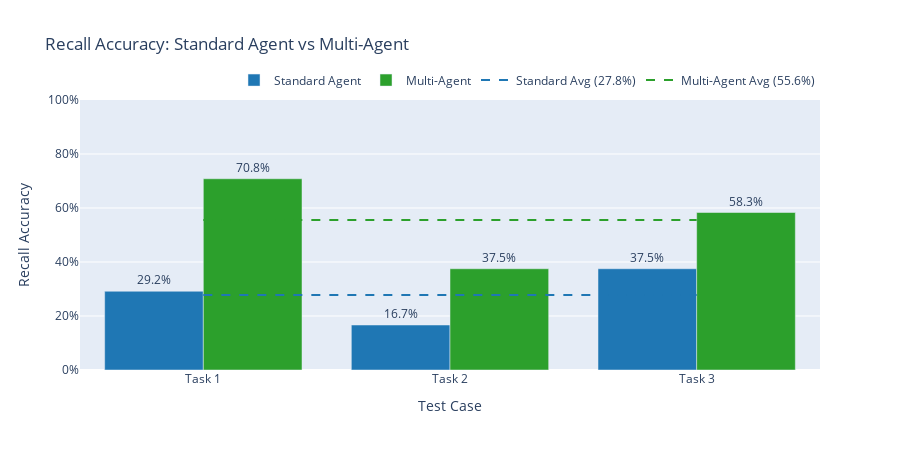

Source (notebook cell):
### Markdown cell above
## Detailed Results Table

### Code cell
# Display full results table
display(Markdown("### All Trial Results"))
display(df[['task', 'trial', 'standard_correct', 'multi_correct', 'total', 'standard_score', 'multi_score']]
        .rename(columns={
            'task': 'Task',
            'trial': 'Trial', 
            'standard_correct': 'Standard Correct',
            'multi_correct': 'Multi Correct',
            'total': 'Total Questions',
            'standard_score': 'Standard Score',
            'multi_score': 'Multi Score'
        }))

# Visualization
import plotly.graph_objects as go

# Calculate averages per task
task_avgs = df.groupby('task').agg({
    'standard_score': 'mean',
    'multi_score': 'mean'
}).reset_index()

tasks = [f"Task {i}" for i in task_avgs['task']]
std_scores = task_avgs['standard_score'].tolist()
multi_scores = task_avgs['multi_score'].tolist()

fig = go.Figure()

fig.add_trace(go.Bar(
    name='Standard Agent',
    x=tasks,
    y=std_scores,
    marker_color='#1f77b4',
    text=[f"{s:.1%}" for s in std_scores],
    textposition='outside'
))

fig.add_trace(go.Bar(
    name='Multi-Agent',
    x=tasks,
    y=multi_scores,
    marker_color='#2ca02c',
    text=[f"{s:.1%}" for s in multi_scores],
    textposition='outside'
))

# Add average lines
std_avg = df['standard_score'].mean()
multi_avg = df['multi_score'].mean()

fig.add_trace(go.Scatter(
    x=tasks,
    y=[std_avg] * len(tasks),
    mode='lines',
    name=f'Standard Avg ({std_avg:.1%})',
    line=dict(color='#1f77b4', width=2, dash='dash'),
))

fig.add_trace(go.Scatter(
    x=tasks,
    y=[multi_avg] * len(tasks),
    mode='lines',
    name=f'Multi-Agent Avg ({multi_avg:.1%})',
    line=dict(color='#2ca02c', width=2, dash='dash'),
))

fig.update_layout(
    title="Recall Accuracy: Standard Agent vs Multi-Agent",
    xaxis_title="Test Case",
    yaxis_title="Recall Accuracy",
    barmode='group',
    height=450,
    yaxis=dict(range=[0, 1.0], tickformat='.0%'),
    showlegend=True,
    legend=dict(orientation="h", yanchor="bottom", y=1.02, xanchor="right", x=1)
)

fig.show()

### Figure 1 — Plotly figure (JSON) as saved in the notebook; plotly's stock layout.template omitted (floating-point values rounded to 4 significant figures)
{"data": [{"marker": {"color": "#1f77b4"}, "name": "Standard Agent", "text": ["29.2%", "16.7%", "37.5%"], "textposition": "outside", "type": "bar", "x": ["Task 1", "Task 2", "Task 3"], "y": [0.2917, 0.1667, 0.375]}, {"marker": {"color": "#2ca02c"}, "name": "Multi-Agent", "text": ["70.8%", "37.5%", "58.3%"], "textposition": "outside", "type": "bar", "x": ["Task 1", "Task 2", "Task 3"], "y": [0.7083, 0.375, 0.5833]}, {"line": {"color": "#1f77b4", "dash": "dash", "width": 2}, "mode": "lines", "name": "Standard Avg (27.8%)", "type": "scatter", "x": ["Task 1", "Task 2", "Task 3"], "y": [0.2778, 0.2778, 0.2778]}, {"line": {"color": "#2ca02c", "dash": "dash", "width": 2}, "mode": "lines", "name": "Multi-Agent Avg (55.6%)", "type": "scatter", "x": ["Task 1", "Task 2", "Task 3"], "y": [0.5556, 0.5556, 0.5556]}], "layout": {"barmode": "group", "height": 450, "legend": {"orientation": "h", "x": 1, "xanchor": "right", "y": 1.02, "yanchor": "bottom"}, "showlegend": true, "title": {"text": "Recall Accuracy: Standard Agent vs Multi-Agent"}, "xaxis": {"title": {"text": "Test Case"}}, "yaxis": {"range": [0, 1], "tickformat": ".0%", "title": {"text": "Recall Accuracy"}}}}
